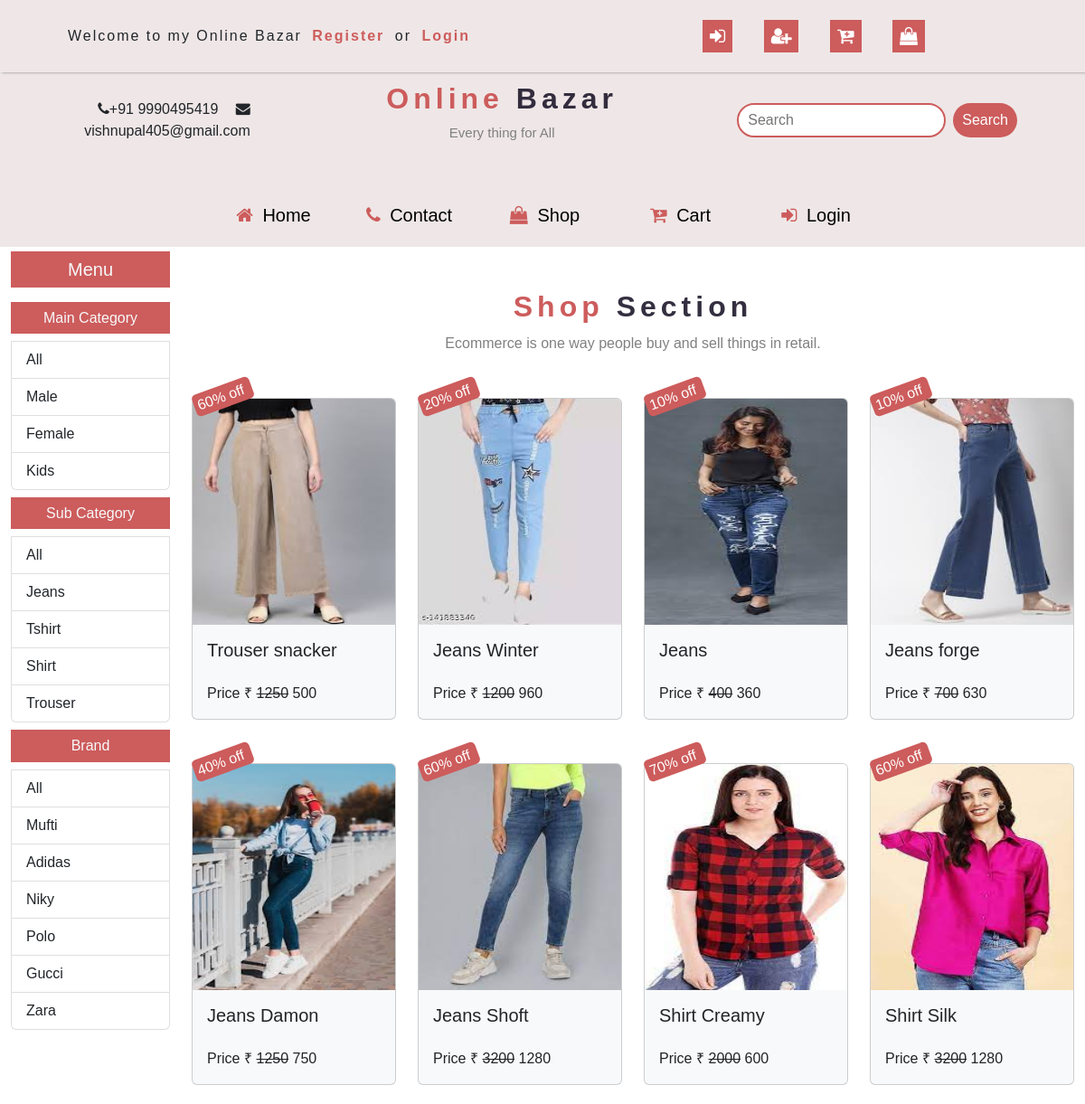
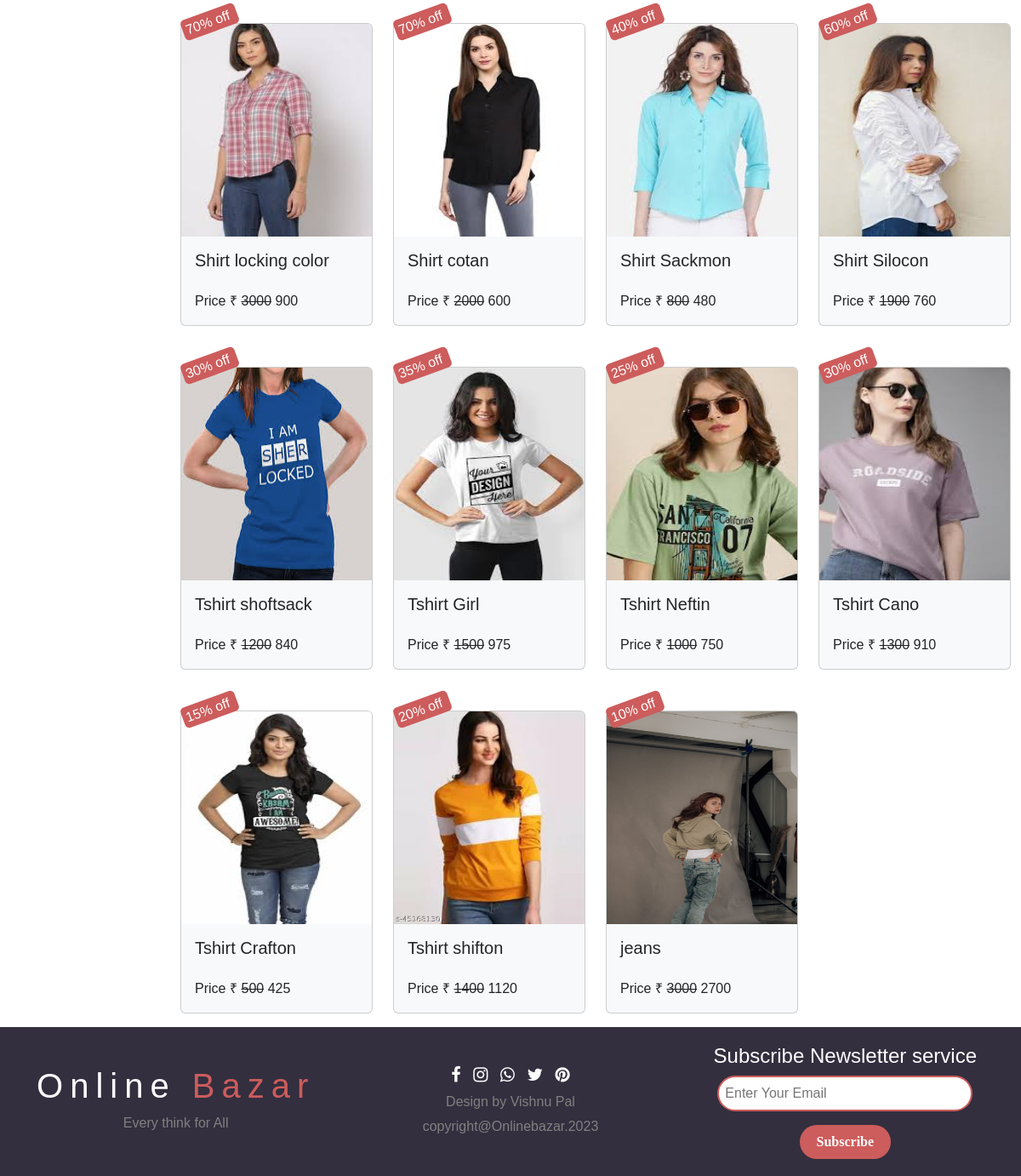
Page /shop/Female/All/All/ on the committed database (2 pictures, top to bottom).
### mainapp/models.py (models this page shows, shortened)
class MainCategory(models.Model):
    id = models.AutoField(primary_key=True)
    name = models.CharField(max_length=30)

class SubCategory(models.Model):
    id = models.AutoField(primary_key=True)
    name = models.CharField(max_length=30)

class Brand(models.Model):
    id = models.AutoField(primary_key=True)
    name = models.CharField(max_length=30)

class Product(models.Model):
    id = models.AutoField(primary_key=True)
    name = models.CharField(max_length=30)
    maincategory = models.ForeignKey(MainCategory, on_delete=models.CASCADE)
    subcategory = models.ForeignKey(SubCategory, on_delete=models.CASCADE)
    brand = models.ForeignKey(Brand, on_delete=models.CASCADE)
    seller = models.ForeignKey(Seller, on_delete=models.CASCADE, default=None)
    baseprice = models.IntegerField()
    discount = models.IntegerField()
    finalprice = models.IntegerField()
    size = models.CharField(max_length=100)
    color = models.CharField(max_length=100)
    discription = models.TextField()
    stock = models.CharField(max_length=20, default="In Stock")
    pic1 = models.ImageField(
        upload_to="images", default="No_image_available.svg.webp", null=True, blank=True
    )
    pic2 = models.ImageField(
        upload_to="images", default="No_image_available.svg.webp", null=True, blank=True
    )
    pic3 = models.ImageField(
        upload_to="images", default="No_image_available.svg.webp", null=True, blank=True
    )
    pic4 = models.ImageField(
        upload_to="images", default="No_image_available.svg.webp", null=True, blank=True
    )

### mainapp/views.py (the view)
# urls.py: path("shop/<str:mc>/<str:sc>/<str:br>/", views.shop),
def shop(request, mc, sc, br):
    maincategory = MainCategory.objects.all()
    subcategory = SubCategory.objects.all()
    brand = Brand.objects.all()
    if request.method == "POST":
        search = request.POST.get("search")
        products = Product.objects.filter(Q(name__icontains=search))
    else:
        if mc == "All" and sc == "All" and br == "All":
            products = Product.objects.all()
        elif mc != "All" and sc == "All" and br == "All":
            products = Product.objects.filter(
                maincategory=MainCategory.objects.get(name=mc)
            )
        elif mc == "All" and sc != "All" and br == "All":
            products = Product.objects.filter(
                subcategory=SubCategory.objects.get(name=sc)
            )
        elif mc == "All" and sc == "All" and br != "All":
            products = Product.objects.filter(brand=Brand.objects.get(name=br))
        elif mc != "All" and sc != "All" and br == "All":
            products = Product.objects.filter(
                maincategory=MainCategory.objects.get(name=mc),
                subcategory=SubCategory.objects.get(name=sc),
            )
        elif mc != "All" and sc == "All" and br != "All":
            products = Product.objects.filter(
                maincategory=MainCategory.objects.get(name=mc),
                brand=Brand.objects.get(name=br),
            )
        elif mc == "All" and sc != "All" and br != "All":
            products = Product.objects.filter(
                subcategory=SubCategory.objects.get(name=sc),
                brand=Brand.objects.get(name=br),
            )
        else:
            products = Product.objects.filter(
                maincategory=MainCategory.objects.get(name=mc),
                subcategory=SubCategory.objects.get(name=sc),
                brand=Brand.objects.get(name=br),
            )
    products = products[::-1]
    return render(
        request,
        "shop.html",
        {
            "Products": products,
            "Maincategory": maincategory,
            "Subcategory": subcategory,
            "Brand": brand,
            "mc": mc,
            "sc": sc,
            "br": br,
        },
    )

### mainapp/templates/shop.html (shortened to what this page needs)
{% extends "index.html" %}
{% load static %}
{% block body %}
<div class="container-fluid">
    <div class="row">
        <div
            class="col-md-2">
            <h5 class="background text-light text-center p-2 mt-2">Menu</h5>
            <div class="list-group">
                <h6 class="background text-light text-center p-2 mt-2">Main
                    Category</h6>
                <a href="/shop/All/{{sc}}/{{br}}/"
                    class="list-group-item list-group-item-action">All</a>
                {% for i in Maincategory %}
                <a href="/shop/{{i.name}}/{{sc}}/{{br}}/"
                    class="list-group-item list-group-item-action">{{i.name}}</a>
                {% endfor %}
            </div>
            <div class="list-group">
                <h6 class="background text-light text-center p-2 mt-2">Sub
                    Category</h6>
                <a href="/shop/{{mc}}/All/{{br}}/"
                    class="list-group-item list-group-item-action">All</a>
                {% for i in Subcategory %}
                <a href="/shop/{{mc}}/{{i.name}}/{{br}}/"
                    class="list-group-item list-group-item-action">{{i.name}}</a>
                {% endfor %}
            </div>
            <div class="list-group">
                <h6 class="background text-light text-center p-2 mt-2">Brand</h6>
                <a href="/shop/{{mc}}/{{sc}}/All/"
                    class="list-group-item list-group-item-action">All</a>
                {% for i in Brand %}
                <a href="/shop/{{mc}}/{{sc}}/{{i.name}}/"
                    class="list-group-item list-group-item-action">{{i.name}}</a>
                {% endfor %}
            </div>
        </div>
        <div
            class="col-md-10 ">
            <div class="product-intro">
                <h1>Shop <span>Section</span></h1>
                <p>Ecommerce is one way people buy and sell things in retail.</p>
            </div>
            <div class="row">
                {% for i in Products %}
                <div
                    class="col-lg-3 col-md-4 col-sm-6 col-12 mt-3 mb-3">
                    <div class="card bg-light mt-3">
                        <span class="card-text discount">{{i.discount}}% off</span>
                        <a href="/singleProduct/{{i.id}}/"><img
                                src="{{i.pic1.url}}"
                                class="card-img-top"
                                height="250px"></a>
                        <div class="card-body">
                            <h5 class="card-title" style="height:40px">{{i.name}}</h5>
                            <p class="card-text" style="margin-bottom: 0px;">Price
                                &#8377;
                                <del>{{i.baseprice}}</del>
                                {{i.finalprice}}</p>
                        </div>
                    </div>
                </div>
                {% endfor %}
            </div>
        </div>
    </div>
</div>
{% endblock %}

### mainapp/static/css/style.css (style rules this page uses)
body { scroll-behavior: smooth; font-family: 'Roboto', sans-serif; }
:root { --primary:indianred; --secondary:rgba(15,10,29,0.849); --light:#2f3640; }
:root { --skin-color:indianred; }
:root { --bg-black-900:#f2f2fc; --bg-black-100:#fdf9ff; --bg-black-50:#e8dfec; --text-black-900:#303e4d; --text-black-700:#504e70; }
.background { background-color:indianred; }
body { font-family: Arial, Helvetica, sans-serif; }
.discount { width: 30%; height: 25px; position: absolute; top:-15px; left: 0; color: white; border-radius: 5px; background: var(--primary); line-height: 25px; padding: 0px 4px; transform: rotate(-20deg); }
.product-intro { text-align: center; margin-top: 50px; }
.product-intro h1 { color: var(--primary); letter-spacing: 5px; font-size: 2rem; font-weight: bold; margin: 10px 0; }
.product-intro h1 span { color: var(--secondary); }
.product-intro p { color: gray; }

### rows in the picture
MainCategory: name "Male"
MainCategory: name "Female"
MainCategory: name "Kids"
SubCategory: name "Jeans"
SubCategory: name "Tshirt"
SubCategory: name "Shirt"
SubCategory: name "Trouser"
Brand: name "Mufti"
Brand: name "Adidas"
Brand: name "Niky"
Brand: name "Polo"
Brand: name "Gucci"
Brand: name "Zara"
Product: discount "60", pic1 (picture), name "Trouser snacker", baseprice "1250", finalprice "500"
Product: discount "20", pic1 (picture), name "Jeans Winter", baseprice "1200", finalprice "960"
Product: discount "10", pic1 (picture), name "Jeans", baseprice "400", finalprice "360"
Product: discount "10", pic1 (picture), name "Jeans forge", baseprice "700", finalprice "630"
Product: discount "40", pic1 (picture), name "Jeans Damon", baseprice "1250", finalprice "750"
Product: discount "60", pic1 (picture), name "Jeans Shoft", baseprice "3200", finalprice "1280"
Product: discount "70", pic1 (picture), name "Shirt Creamy", baseprice "2000", finalprice "600"
Product: discount "60", pic1 (picture), name "Shirt Silk", baseprice "3200", finalprice "1280"
Product: discount "70", pic1 (picture), name "Shirt locking color", baseprice "3000", finalprice "900"
Product: discount "70", pic1 (picture), name "Shirt cotan", baseprice "2000", finalprice "600"
Product: discount "40", pic1 (picture), name "Shirt Sackmon", baseprice "800", finalprice "480"
Product: discount "60", pic1 (picture), name "Shirt Silocon", baseprice "1900", finalprice "760"
Product: discount "30", pic1 (picture), name "Tshirt shoftsack", baseprice "1200", finalprice "840"
Product: discount "35", pic1 (picture), name "Tshirt Girl", baseprice "1500", finalprice "975"
Product: discount "25", pic1 (picture), name "Tshirt Neftin", baseprice "1000", finalprice "750"
Product: discount "30", pic1 (picture), name "Tshirt Cano", baseprice "1300", finalprice "910"
Product: discount "15", pic1 (picture), name "Tshirt Crafton", baseprice "500", finalprice "425"
Product: discount "20", pic1 (picture), name "Tshirt shifton", baseprice "1400", finalprice "1120"
Product: discount "10", pic1 (picture), name "jeans", baseprice "3000", finalprice "2700"
